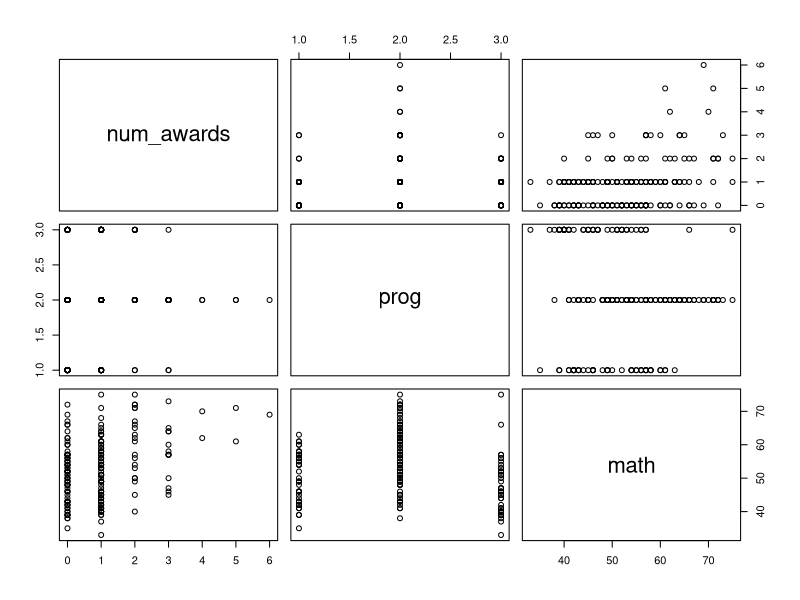

The R source for this figure:
awards.data <- read.table("datas/awards.txt", header = TRUE)
awards.data

pairs(awards.data)

# a
# Investigate whether the type of program influences the number of awards by performing a Poisson regression, without taking variable math into account. Estimate the numbers of awards for all the three types of program. Which program type is the best for the number of awards for this model? 
awardglm <- glm(num_awards ~ prog, family = poisson, data = awards.data)
summary(awardglm) # the type of program does not influence the number of awards

awards.data$prog = as.factor(awards.data$prog)
awardglm <- glm(num_awards ~ prog, family = poisson, data = awards.data)
summary(awardglm) # not significant 0.141
# program2(0.00106) is significant with program3(0.07199 ) is not significant
# program2 has a positive estimated value and significant p-value, therefore program2 is efficient.


# b
# For the situation in a), can the Kruskall-Wallis test also be used? If yes, apply the test and comment on the results; if no, explain why this test cannot be used. 
kruskal.test(num_awards ~ prog, data= awards.data) # 0.00462

# kruskall test is valid because assumptions are met. 

# c
# Now include predictor math into analysis and investigate the influence of the explanatory variables prog and math (and their interaction) on the numbers of awards.
awardglm2 <- glm(num_awards ~ prog + math, family = poisson, data = awards.data)
summary(awardglm2)
# prog2 : 0.0440, prog3 : 0.0232, math : 1.80e-05

awardglm.interaction <- glm(num_awards ~ prog * math, family = poisson, data = awards.data)
summary(awardglm.interaction) # their interaction is not significant

#Which program type is the best for the number of awards? Comments on your findings. 
# prog2

# Estimate the number of awards for the vocational program and math score 55.
new.data = data.frame(prog="1",math=55)
predict(awardglm2,new.data,type = "response") # 0.6671683 
predict(awardglm.interaction,new.data,type = "response") # 0.6323158 

fitted(awardglm.interaction)
